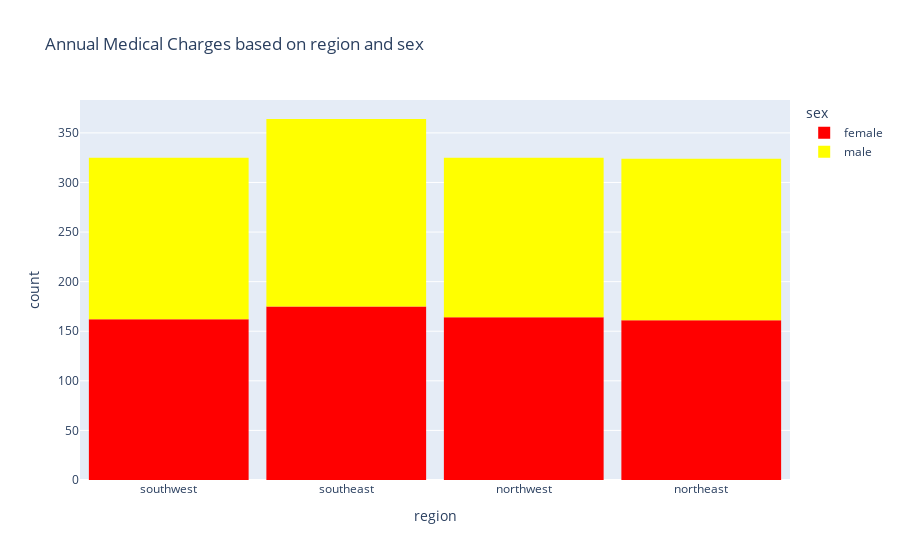

Write notebook code for a chart like this one.
### Code cell
fig = px.histogram(df, 
                   x='region', 
                   color='sex', 
                   color_discrete_sequence=['red', 'yellow'], 
                   title='Annual Medical Charges based on region and sex')
fig.update_layout(bargap=0.1)
fig.show()

### Figure 1 — Plotly figure (JSON) as saved in the notebook; plotly's stock layout.template omitted (floating-point values rounded to 4 significant figures; data arrays with more than 128 entries replaced by an {"elided": "..."} marker saying what was removed)
{"data": [{"bingroup": "x", "hovertemplate": "sex=female<br>region=%{x}<br>count=%{y}<extra></extra>", "legendgroup": "female", "marker": {"color": "red", "pattern": {"shape": ""}}, "name": "female", "orientation": "v", "showlegend": true, "type": "histogram", "x": {"elided": "662 str values"}, "xaxis": "x", "yaxis": "y"}, {"bingroup": "x", "hovertemplate": "sex=male<br>region=%{x}<br>count=%{y}<extra></extra>", "legendgroup": "male", "marker": {"color": "yellow", "pattern": {"shape": ""}}, "name": "male", "orientation": "v", "showlegend": true, "type": "histogram", "x": {"elided": "676 str values"}, "xaxis": "x", "yaxis": "y"}], "layout": {"bargap": 0.1, "barmode": "relative", "legend": {"title": {"text": "sex"}, "tracegroupgap": 0}, "title": {"text": "Annual Medical Charges based on region and sex"}, "xaxis": {"anchor": "y", "domain": [0, 1], "title": {"text": "region"}}, "yaxis": {"anchor": "x", "domain": [0, 1], "title": {"text": "count"}}}}
